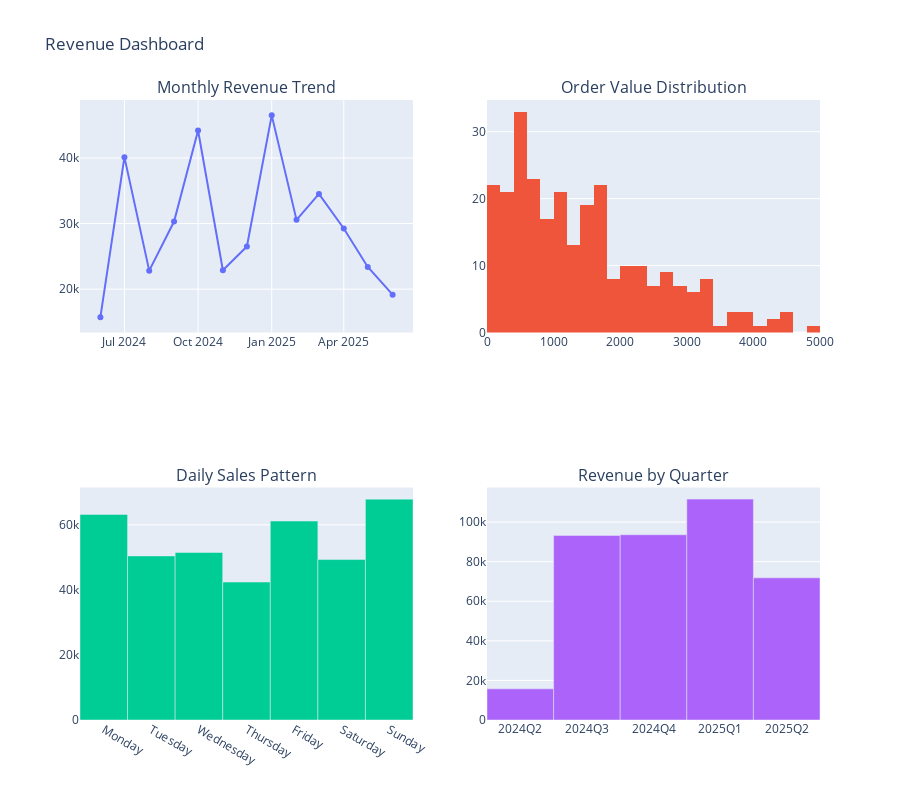
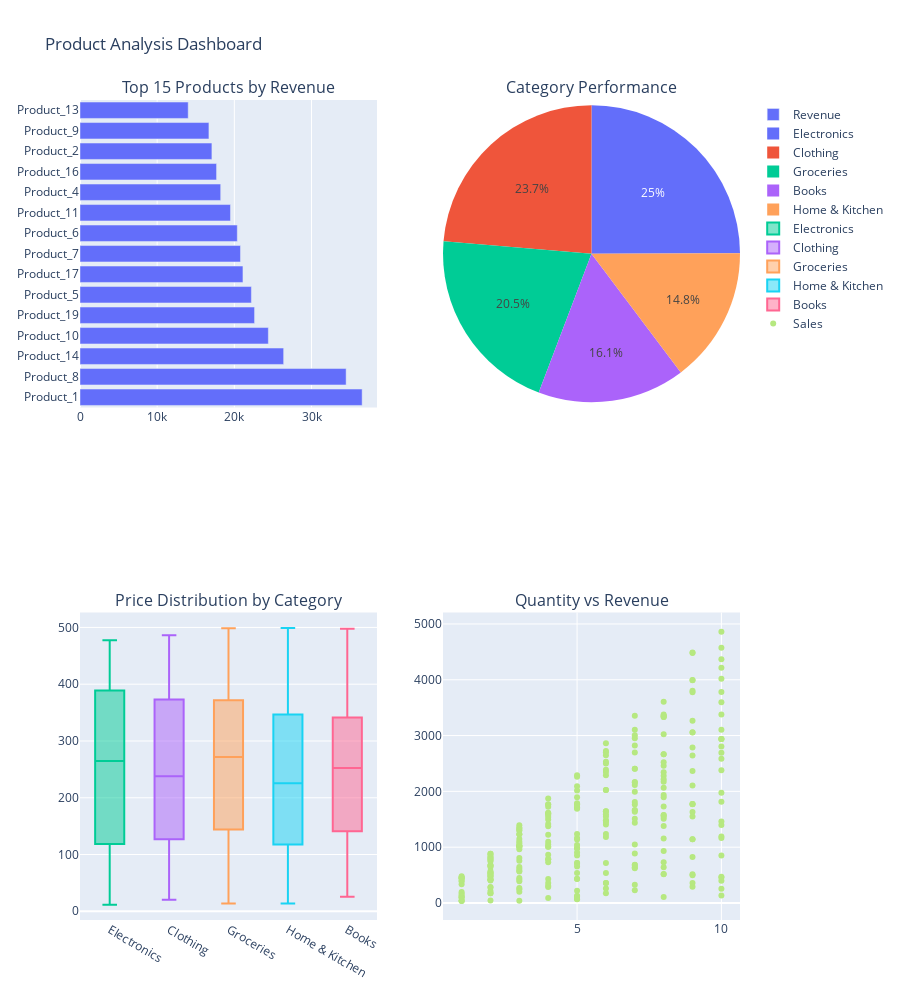

Write notebook code for charts like these, in order.
### Code cell
def generate_all_visualizations(dataframes):
    """Generate all visualization dashboards"""
    print("="*80)
    print("📊 GENERATING VISUALIZATIONS")
    print("="*80)
    
    # Initialize sales_df as None
    sales_df = None
    
    try:
        if 'sales_data' in dataframes:
            sales_df = dataframes['sales_data'].copy()
            sales_df['sale_date'] = pd.to_datetime(sales_df['sale_date'])
            
            print("Creating Revenue Dashboard...")
            create_revenue_dashboard(sales_df)
            
        # Check if sales_df exists before using it in other functions
        if sales_df is not None and 'products' in dataframes:
            print("Creating Product Analysis Charts...")
            create_product_analysis_charts(sales_df, dataframes['products'])
            
        if sales_df is not None and 'customers' in dataframes:
            print("Creating Customer Insights Charts...")
            create_customer_insights_charts(sales_df, dataframes['customers'])
    
    except Exception as e:
        print(f"Error generating visualizations: {e}")
        import traceback
        traceback.print_exc()

# Run visualizations
if cleaned_dataframes:
    generate_all_visualizations(cleaned_dataframes)

### Figure 1 — Plotly figure (JSON) as saved in the notebook; plotly's stock layout.template omitted (floating-point values rounded to 4 significant figures; data arrays with more than 128 entries replaced by an {"elided": "..."} marker saying what was removed)
{"data": [{"mode": "lines+markers", "name": "Monthly Revenue", "type": "scatter", "x": ["2024-06", "2024-07", "2024-08", "2024-09", "2024-10", "2024-11", "2024-12", "2025-01", "2025-02", "2025-03", "2025-04", "2025-05", "2025-06"], "xaxis": "x", "y": [15740.0, 40130.0, 22820.0, 30310.0, 44190.0, 22880.0, 26520.0, 46500.0, 30570.0, 34520.0, 29250.0, 23390.0, 19170.0], "yaxis": "y"}, {"name": "Order Value", "nbinsx": 30, "type": "histogram", "x": {"elided": "270 float values"}, "xaxis": "x2", "yaxis": "y2"}, {"name": "Daily Sales", "type": "bar", "x": ["Monday", "Tuesday", "Wednesday", "Thursday", "Friday", "Saturday", "Sunday"], "xaxis": "x3", "y": [63220.0, 50440.0, 51510.0, 42410.0, 61170.0, 49330.0, 67910.0], "yaxis": "y3"}, {"name": "Quarterly Revenue", "type": "bar", "x": ["2024Q2", "2024Q3", "2024Q4", "2025Q1", "2025Q2"], "xaxis": "x4", "y": [15740.0, 93260.0, 93590.0, 111600.0, 71800.0], "yaxis": "y4"}], "layout": {"annotations": [{"font": {"size": 16}, "showarrow": false, "text": "Monthly Revenue Trend", "x": 0.225, "xanchor": "center", "xref": "paper", "y": 1, "yanchor": "bottom", "yref": "paper"}, {"font": {"size": 16}, "showarrow": false, "text": "Order Value Distribution", "x": 0.775, "xanchor": "center", "xref": "paper", "y": 1, "yanchor": "bottom", "yref": "paper"}, {"font": {"size": 16}, "showarrow": false, "text": "Daily Sales Pattern", "x": 0.225, "xanchor": "center", "xref": "paper", "y": 0.375, "yanchor": "bottom", "yref": "paper"}, {"font": {"size": 16}, "showarrow": false, "text": "Revenue by Quarter", "x": 0.775, "xanchor": "center", "xref": "paper", "y": 0.375, "yanchor": "bottom", "yref": "paper"}], "height": 800, "showlegend": false, "title": {"text": "Revenue Dashboard"}, "xaxis": {"anchor": "y", "domain": [0, 0.45]}, "xaxis2": {"anchor": "y2", "domain": [0.55, 1]}, "xaxis3": {"anchor": "y3", "domain": [0, 0.45]}, "xaxis4": {"anchor": "y4", "domain": [0.55, 1]}, "yaxis": {"anchor": "x", "domain": [0.625, 1]}, "yaxis2": {"anchor": "x2", "domain": [0.625, 1]}, "yaxis3": {"anchor": "x3", "domain": [0, 0.375]}, "yaxis4": {"anchor": "x4", "domain": [0, 0.375]}}}

### Figure 2 — Plotly figure (JSON) as saved in the notebook; plotly's stock layout.template omitted (floating-point values rounded to 4 significant figures; data arrays with more than 128 entries replaced by an {"elided": "..."} marker saying what was removed)
{"data": [{"name": "Revenue", "orientation": "h", "type": "bar", "x": [36560.0, 34490.0, 26390.0, 24410.0, 22620.0, 22210.0, 21120.0, 20800.0, 20380.0, 19500.0, 18230.0, 17700.0, 17090.0, 16710.0, 14020.0], "xaxis": "x", "y": ["Product_1", "Product_8", "Product_14", "Product_10", "Product_19", "Product_5", "Product_17", "Product_7", "Product_6", "Product_11", "Product_4", "Product_16", "Product_2", "Product_9", "Product_13"], "yaxis": "y"}, {"domain": {"x": [0.55, 1], "y": [0.625, 1]}, "labels": ["Books", "Clothing", "Electronics", "Groceries", "Home & Kitchen"], "name": "Category", "type": "pie", "values": [61960.0, 91370.0, 96330.0, 79310.0, 57010.0]}, {"name": "Electronics", "type": "box", "xaxis": "x2", "y": [22.26, 117.1, 381.8, 367.6, 32.45, 429.1, 196.3, 308.5, 122.2, 404.5, 380.3, 84.89, 343.3, 344.0, 477.4, 436.6, 64.82, 51.97, 122.2, 431.2, 261.9, 332.9, 339.9, 39.7, 131.8, 227.1, 463.9, 293.8, 340.9, 215.4, 14.56, 45.9, 440.8, 470.1, 373.8, 55.23, 11.74, 46.87, 161.1, 450.5, 183.3, 97.89, 197.4, 430.7, 66.52, 357.3, 264.8, 474.9, 362.7, 158.9, 233.2, 447.4, 391.4, 233.7, 359.6, 77.8, 213.3, 429.8, 471.9], "yaxis": "y2"}, {"name": "Clothing", "type": "box", "xaxis": "x2", "y": [130.0, 146.2, 60.08, 305.8, 416.4, 292.9, 89.7, 112.7, 353.9, 423.0, 114.2, 64.66, 486.2, 422.4, 440.6, 127.3, 224.7, 20.31, 337.8, 217.6, 402.3, 236.7, 116.7, 38.01, 468.0, 127.0, 234.0, 149.6, 309.7, 109.8, 257.6, 453.6, 89.18, 295.4, 393.4, 433.5, 182.1, 97.5, 28.75, 223.8, 315.4, 258.5, 281.7, 209.0, 237.8, 262.6, 385.2, 447.6, 275.9, 379.2, 223.6], "yaxis": "y2"}, {"name": "Groceries", "type": "box", "xaxis": "x2", "y": [370.9, 352.1, 479.0, 388.8, 271.7, 90.07, 457.4, 130.8, 498.7, 259.7, 398.1, 258.8, 193.2, 274.3, 440.2, 333.3, 359.3, 120.1, 13.52, 274.2, 394.5, 272.8, 216.7, 91.49, 195.7, 43.58, 207.8, 338.2, 257.9, 467.3, 139.6, 143.4, 322.2, 277.3, 220.6, 344.2, 463.6, 433.7, 441.9, 140.7, 107.8, 119.2, 205.2, 188.5, 216.0, 311.6, 220.7, 332.8, 339.7, 405.2, 21.97, 492.1, 82.31, 96.18, 374.4, 421.5, 144.6, 143.1, 197.7, 356.1, 249.2], "yaxis": "y2"}, {"name": "Home & Kitchen", "type": "box", "xaxis": "x2", "y": [52.6, 305.0, 107.4, 215.6, 71.16, 443.9, 117.6, 439.4, 274.1, 219.9, 205.7, 431.8, 377.9, 308.4, 460.1, 168.8, 385.3, 90.91, 437.5, 380.1, 231.2, 122.8, 292.3, 57.98, 419.6, 334.3, 39.87, 243.6, 87.14, 49.25, 130.7, 29.47, 287.0, 499.2, 13.83, 156.7, 113.2, 443.2, 205.8, 172.3, 222.9, 66.67, 103.1, 346.6, 307.3, 241.9, 174.2, 426.4, 105.3, 237.6, 132.1, 301.8, 219.1, 228.5, 247.4, 473.6, 196.4, 401.9], "yaxis": "y2"}, {"name": "Books", "type": "box", "xaxis": "x2", "y": [25.57, 298.7, 57.39, 48.61, 321.5, 142.3, 141.2, 203.9, 80.01, 302.2, 197.0, 269.3, 87.5, 409.9, 482.5, 497.6, 103.3, 433.3, 245.9, 452.2, 139.9, 149.8, 85.85, 74.13, 418.5, 416.4, 280.3, 284.8, 487.2, 403.1, 181.3, 169.8, 341.9, 341.1, 252.2, 337.1, 310.2, 230.5, 40.51, 200.8, 273.7], "yaxis": "y2"}, {"mode": "markers", "name": "Sales", "type": "scatter", "x": {"elided": "270 int values"}, "xaxis": "x3", "y": {"elided": "270 float values"}, "yaxis": "y3"}], "layout": {"annotations": [{"font": {"size": 16}, "showarrow": false, "text": "Top 15 Products by Revenue", "x": 0.225, "xanchor": "center", "xref": "paper", "y": 1, "yanchor": "bottom", "yref": "paper"}, {"font": {"size": 16}, "showarrow": false, "text": "Category Performance", "x": 0.775, "xanchor": "center", "xref": "paper", "y": 1, "yanchor": "bottom", "yref": "paper"}, {"font": {"size": 16}, "showarrow": false, "text": "Price Distribution by Category", "x": 0.225, "xanchor": "center", "xref": "paper", "y": 0.375, "yanchor": "bottom", "yref": "paper"}, {"font": {"size": 16}, "showarrow": false, "text": "Quantity vs Revenue", "x": 0.775, "xanchor": "center", "xref": "paper", "y": 0.375, "yanchor": "bottom", "yref": "paper"}], "height": 1000, "title": {"text": "Product Analysis Dashboard"}, "xaxis": {"anchor": "y", "domain": [0, 0.45]}, "xaxis2": {"anchor": "y2", "domain": [0, 0.45]}, "xaxis3": {"anchor": "y3", "domain": [0.55, 1]}, "yaxis": {"anchor": "x", "domain": [0.625, 1]}, "yaxis2": {"anchor": "x2", "domain": [0, 0.375]}, "yaxis3": {"anchor": "x3", "domain": [0, 0.375]}}}
